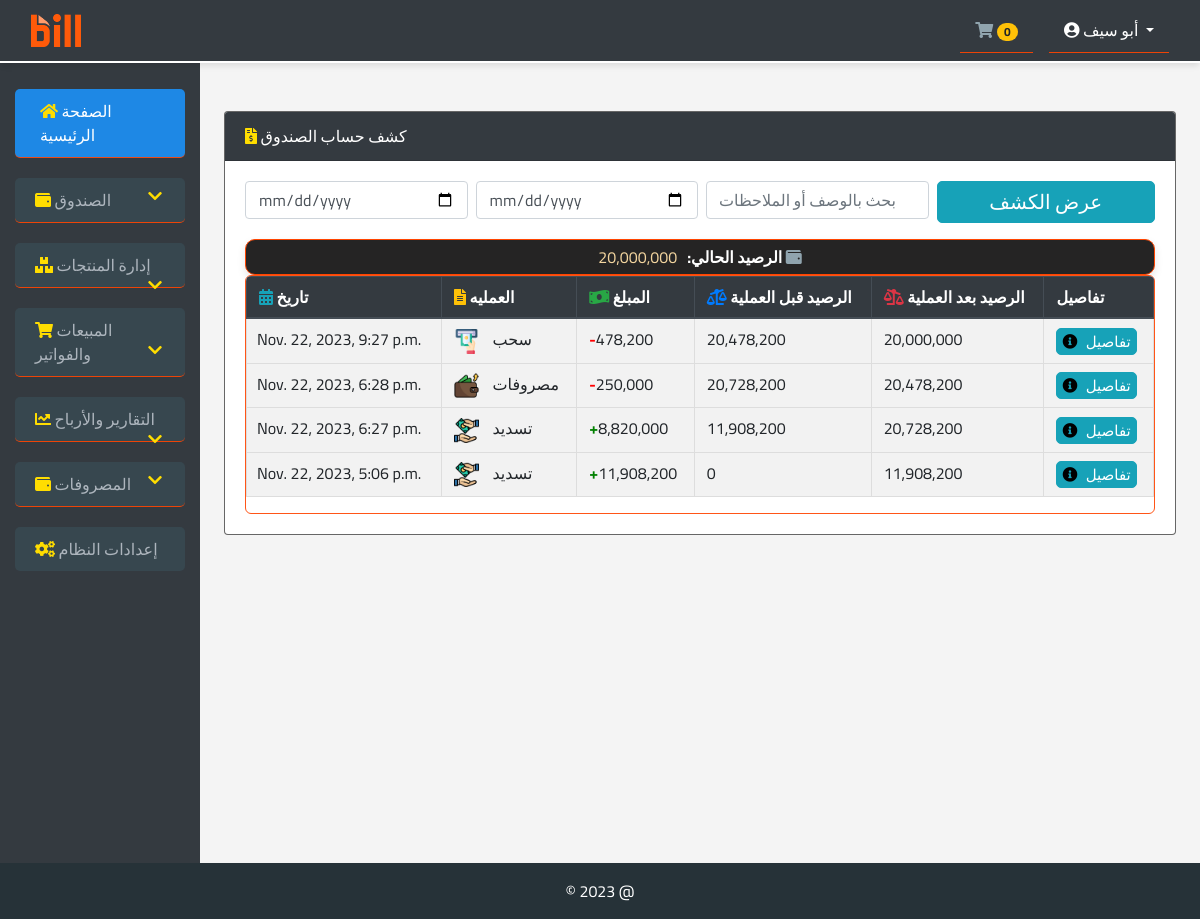
The page /cashbox_statement (signed in) on the database its author committed.
### pro1/models.py (models this page shows)
class Cashbox(models.Model):
    date = models.DateTimeField(default=timezone.now)
    description = models.CharField(max_length=255)
    amount = models.IntegerField(null=True)
    balance = models.IntegerField(null=True)
    befor = models.IntegerField(null=True)
    notes = models.TextField(null=True)

### pro1/views.py (the view, shortened to what this page needs)
# urls.py: path('cashbox_statement', views.cashbox_statement, name='cashbox_statement'),
@login_required
def cashbox_statement(request):
    start_of_month = timezone.now().replace(day=1, hour=0, minute=0, second=0, microsecond=0)
    cashbox_query = Cashbox.objects.filter(date__gte=start_of_month)
    cashbox_query = cashbox_query.order_by('-date')
    context = {
        'cashbox': cashbox_query,
        'current_balance': cashbox_query.first().balance if cashbox_query.exists() else 0
    }
    return render(request, 'cashbox.html', context)

### templates/cashbox.html (shortened to what this page needs)
{% extends 'base.html' %}
{% load  static %}
{% load humanize %}
{% block con %}
<div class="card" style="border: 1px solid rgba(0,0,0,0.6)">
  <div class="card-header bg-dark bg-gradient text-white" >
    <i style="color: #ffdd00;" class="fas fa-file-invoice-dollar"></i> كشف حساب الصندوق
  </div>
  <div class="card-body">
    <form class="filter-bar mb-3" method="get">
      <input type="date" name="start_date" class="form-control" placeholder="تاريخ البداية">
      <input type="date" name="end_date" class="form-control" placeholder="تاريخ النهاية">
      <input type="text" name="search_term" class="form-control" placeholder="بحث بالوصف أو الملاحظات">
      <button type="submit" class="btn btn-info">عرض الكشف</button>
</form>
 <div class="current-balance" style="padding: 5px;border-radius: 10px">
      <strong>  <i class="fas fa-wallet"></i>
الرصيد الحالي:  </strong> <span style="color: #f3d59f;margin-right: 10px">{{ current_balance|intcomma }} </span>
    </div>
    <div class="table-responsive" style="border-radius: 6px;border: 1px solid rgba(255, 69, 0, 0.91);">
      <table class="table table-striped table-bordered" >
        <thead class="thead-dark">
  <tr>
    <th><i class="fas fa-calendar-alt text-info"></i> تاريخ</th>
    <th><i class="fas fa-file-alt text-warning"></i> العمليه</th>
    <th><i class="fas fa-money-bill-wave text-success"></i> المبلغ</th>
    <th><i class="fas fa-balance-scale-left text-primary"></i> الرصيد قبل العملية</th>
    <th><i class="fas fa-balance-scale-right text-danger"></i> الرصيد بعد العملية</th>
      <th>تفاصيل</th>
  </tr>
</thead>
        <tbody>
        {% for d in cashbox %}
          <tr>
            <td style="padding-left: 10px">{{ d.date }}</td>
            <td>{% if d.description == 'سحب' %}
                <img src="{% static 'icon/cash-withdrawal.png' %}" style="width: 25px;margin-right: 10px" alt="">
                {% elif d.description == 'ايداع'  %}
                <img src="{% static 'icon/money-deposit.svg' %}" style="width: 25px;margin-right: 10px">
                {% elif d.description == 'تسديد'  %}
                <img src="{% static 'icon/payment-method.png' %}" style="width: 25px;margin-right: 10px">
                {% elif d.description == 'شراء بضاعه'  %}
                <img src="{% static 'icon/purchase_4064925.png' %}" style="width: 25px;margin-right: 10px">
                {% elif d.description == 'مصروفات'  %}
                <img src="{% static 'icon/expenses.png' %}" style="width: 25px;margin-right: 10px">
                {% endif %}
                {{ d.description }}
            </td>
              {% if d.description == 'ايداع' %}
            <td><span style="color: green;font-weight: bolder">+</span>{{ d.amount|intcomma }}</td>
              {% elif d.description == 'سحب' %}
              <td ><span style="color: red;font-weight: bolder">-</span>{{ d.amount|intcomma }}</td>
              {% elif d.description == 'تسديد' %}
              <td ><span style="color: green;font-weight: bolder">+</span>{{ d.amount|intcomma }}</td>
                  {% else %}
              <td ><span style="color: red;font-weight: bolder">-</span>{{ d.amount|intcomma }}</td>
              {% endif %}
            <td >{{ d.befor|intcomma }}</td>
            <td >{{ d.balance|intcomma }}</td>
          <td>
<button style="padding: 5px;text-align: center;font-size: 15px"  type="button" class="btn btn-info btn-sm info_b" data-tippy-content="<img src='{% static 'icon/sticky-note.png' %}' style='width: 20px;margin-right: 10px'> {{ d.notes }}">
  <i class="fas fa-info-circle" style="color:black;"></i> تفاصيل
</button>
</td>
          </tr>
        {% endfor %}
        </tbody>
      </table>
    </div>
  </div>
</div>
{% endblock %}

### templates/base.html (shortened to what this page needs)
{% load static %}
<!DOCTYPE html>
<html lang="en">
<head>
    <link rel="stylesheet" href="https://stackpath.bootstrapcdn.com/bootstrap/4.5.2/css/bootstrap.min.css">
    <link rel="stylesheet" href="https://cdnjs.cloudflare.com/ajax/libs/font-awesome/5.15.1/css/all.min.css">
    <link rel="stylesheet" href="https://unpkg.com/tippy.js/dist/tippy.css" />
</head>
<body>
<nav class="navbar navbar-expand-lg navbar-dark sticky-top bg-dark bg-gradient" style="border-bottom: 2px solid #ffffff;">
    <div class="container-fluid">
        <a class="navbar-brand" href="{% url 'dashb' %}">
            <img src="{% static 'icon/BILL_BIG.png' %}" alt="Logo" style="width: 50px;">
        </a>
        <div class="ml-auto" style="display: flex; align-items: center;">
            <a  class="nav-link text-white mr-3">
                <i style="cursor: pointer" class="fas fa-shopping-cart"></i>
                <span id="cart-count" class="badge badge-pill badge-warning">0</span>
            </a>
            <div class="dropdown">
                <a class="nav-link dropdown-toggle text-white"  id="navbarDropdown" role="button" data-toggle="dropdown" aria-expanded="false">
                    <i class="fas fa-user-circle"></i> {{ request.user.first_name }}
                </a>
            </div>
        </div>
    </div>
</nav>
<div class="container-fluid" >
    <div class="row">
<nav class="col-md-3 col-lg-2 d-md-block bg-dark bg-gradient sidebar collapse">
    <div class="sidebar-sticky pt-3">
        <ul class="nav flex-column">
            <li class="nav-item">
                <a class="nav-link active" href="{% url 'dashb' %}">
                    <i class="fas fa-home"></i>
                    الصفحة الرئيسية
                </a>
            </li>
            {% if request.user.username != 'm' %}
            <li class="nav-item">
                <a class="nav-link collapsed" href="#" data-toggle="collapse" data-target="#cashboxSubmenu" aria-expanded="false" aria-controls="cashboxSubmenu">
                    <i class="fas fa-wallet"></i>
                    الصندوق
                    <i class="fas fa-chevron-right float-right"></i>
                </a>
            </li>
            {% endif %}
<li class="nav-item">
    <a class="nav-link collapsed" href="#" data-toggle="collapse" data-target="#inventorySubmenu" aria-expanded="false" aria-controls="inventorySubmenu">
        <i class="fas fa-boxes"></i>
        إدارة المنتجات
        <i class="fas fa-chevron-right float-right"></i>
    </a>
</li>
           <li class="nav-item">
    <a class="nav-link collapsed" href="#" data-toggle="collapse" data-target="#salesSubmenu" aria-expanded="false" aria-controls="salesSubmenu">
        <i class="fas fa-shopping-cart"></i>
        المبيعات والفواتير
        <i class="fas fa-chevron-right float-right"></i>
    </a>
</li>
<li class="nav-item">
    <a class="nav-link collapsed" href="#" data-toggle="collapse" data-target="#reportsSubmenu" aria-expanded="false" aria-controls="reportsSubmenu">
        <i class="fas fa-chart-line"></i>
        التقارير والأرباح
        <i class="fas fa-chevron-right float-right"></i>
    </a>
</li>
<li class="nav-item">
    <a class="nav-link collapsed" href="#" data-toggle="collapse" data-target="#expensesSubmenu" aria-expanded="false" aria-controls="expensesSubmenu">
        <i class="fas fa-wallet"></i>
        المصروفات
        <i class="fas fa-chevron-right float-right"></i>
    </a>
</li>
            <li class="nav-item">
                <a class="nav-link" href="{% url 'settings' %}">
                    <i class="fas fa-cogs"></i>
                    إعدادات النظام
                </a>
            </li>
        </ul>
    </div>
</nav>
        <main role="main" class="col-md-9 ml-sm-auto col-lg-10 px-md-4 main-content mt-5">
            {% block con %}
            {% endblock %}
        </main>
    </div>
</div>
<footer class="footer mt-auto py-3">
    <div>&copy; 2023 @</div>
</footer>
</body>
</html>

### templates/base.html (style rules this page uses)
body { font-family: 'Cairo', serif; background-color: #f4f4f4; }
.sidebar { min-height: 100vh; background-color: #37474F; }
.sidebar .nav-link { color: #FFFFFF; border-radius: 5px; margin: 10px 0; padding: 10px 15px; transition: all 0.3s ease-in-out; }
.sidebar .nav-link:hover, .sidebar .nav-link.active { background-color: #1E88E5; color: #FFFFFF; padding-left: 25px; }
.sidebar i { color: orange; }
.navbar, .footer { background-color: #263238; color: #FFFFFF; }
.fa-home, .fa-boxes, .fa-shopping-cart, .fa-chart-line, .fa-wallet, .fa-cogs { color: #90A4AE; }
.navbar, .footer { box-shadow: 0 4px 6px -1px rgba(0, 0, 0, 0.1); }
.footer { text-align: center; padding: 10px 0; }
.navbar-brand { color: #FFFFFF; font-size: 1.5em; display: flex; align-items: center; font-family: 'Montserrat', sans-serif; font-weight: 700; font-size: 1.5em; }
.btn .fas { margin-right: 5px; }
.nav-link { border-bottom: 1px solid rgba(255, 69, 0, 0.91); padding: 10px 15px; }
.nav-link.active, .nav-link.show { background-color: #0d701c; color: white; }
.collapse .nav-link { padding-left: 20px; background-color: #37474F; color: #adb5bd; }
.collapse .nav-link i { color: #ffdd00; }
.sidebar { overflow-y: auto; background-color: #263238; padding-bottom: 10px; }
.collapse { transition: all 0.35s ease; }
.nav-link.collapsed .fa-chevron-right { transform: rotate(90deg); transition: transform 0.35s ease; }
.nav-item:last-child .nav-link { border-bottom: none; }
.sidebar .nav-link { padding-right: 25px; }
.btn { padding: 10px; font-size: 20px; line-height: 1; border-radius: 5px; text-align: center; }

### templates/cashbox.html (style rules this page uses)
.filter-bar { display: flex; flex-wrap: wrap; gap: 0.5rem; }
.filter-bar > * { flex: 1; min-width: 140px; }
.current-balance { text-align: center; margin-top: 1rem; background-color: darkslategrey; padding: 5px; border: 1px solid orangered; border-radius: 2px; color: white; }
th ,td { padding: 2px; }
.table { border-collapse: collapse; }
.table th, .table td { padding: 8px 12px; border: 1px solid #ddd; }
.table thead { background-color: #007bff; color: #fff; }
.table tbody tr:nth-child(even) { background-color: #f2f2f2; }
.btn { transition: background-color 0.3s ease; }
.current-balance { direction: rtl; padding: 5px; border-radius: 10px; background-color: #252424; color: white; box-shadow: 0 4px 8px rgba(0, 0, 0, 0.1); display: flex; justify-content: center; align-items: center; }

### rows shown on the page
Cashbox: date "Nov. 22, 2023, 9:27 p.m.", description "سحب", amount "478,200", befor "20,478,200", balance "20,000,000"
Cashbox: date "Nov. 22, 2023, 6:28 p.m.", description "مصروفات", amount "250,000", befor "20,728,200", balance "20,478,200"
Cashbox: date "Nov. 22, 2023, 6:27 p.m.", description "تسديد", amount "8,820,000", befor "11,908,200", balance "20,728,200"
Cashbox: date "Nov. 22, 2023, 5:06 p.m.", description "تسديد", amount "11,908,200", befor "0", balance "11,908,200"

### other values the page prints
{{ request.user.first_name }} "أبو سيف"
{{ current_balance|intcomma }} "20,000,000"
